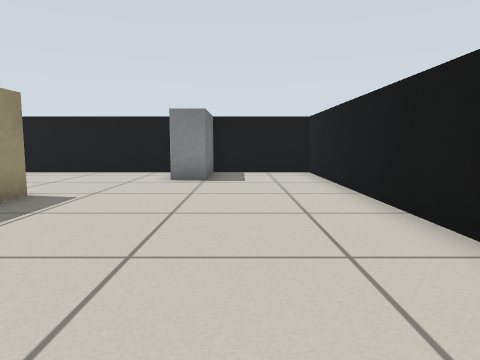
view 1 (above)

20 first-person views from a walk through a world built for the Gazebo simulator. The camera is 0.51 m above the floor, tilts 6° down and sees 70° across. The floor is counted in squares, 0.5 m on a side. Each view is taken from the middle of a square. On the plan, view 1 faces up. The plan holds only what a view shows up to about 13 squares ahead; the rest is blank. The robots in the file are not drawn. Gazebo's built-in surfaces are drawn with simple patterns. Surface patterns are stand-ins for the level's own textures.

view 2
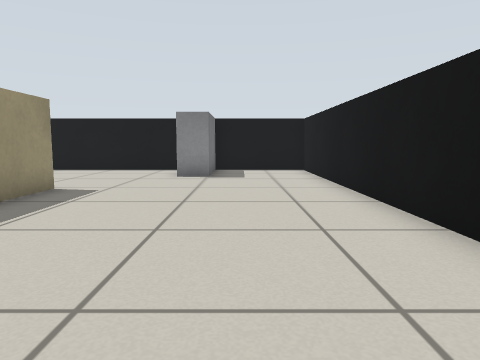

view 3
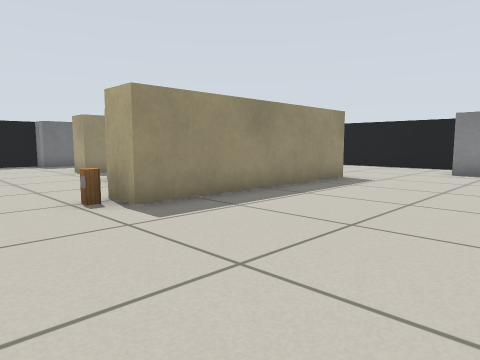

view 4
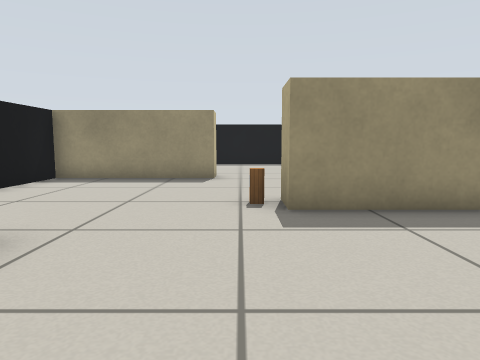

view 5
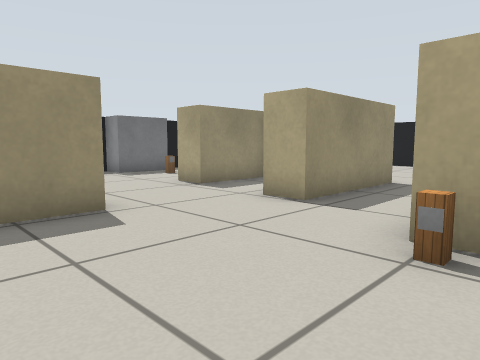

view 6
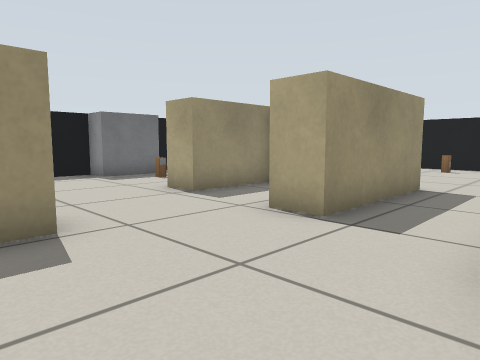

view 7
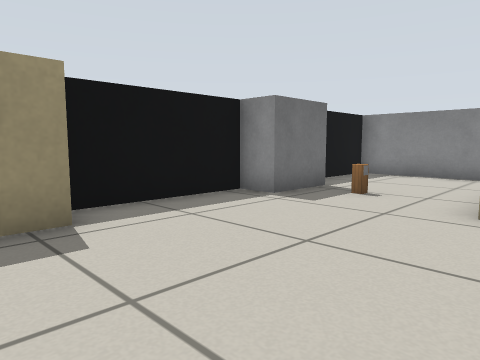

view 8
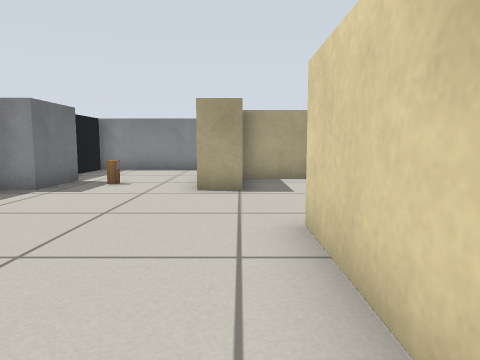

view 9
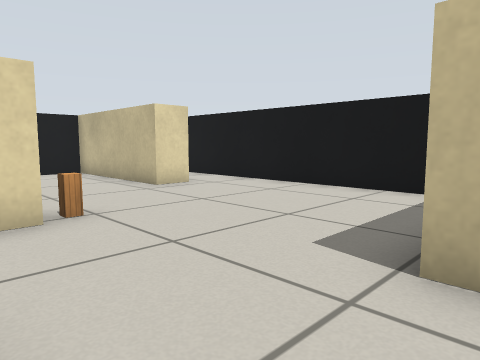

view 10
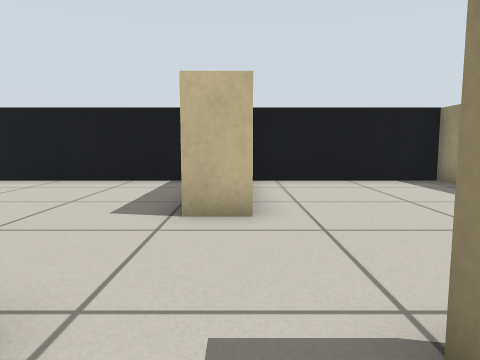

view 11
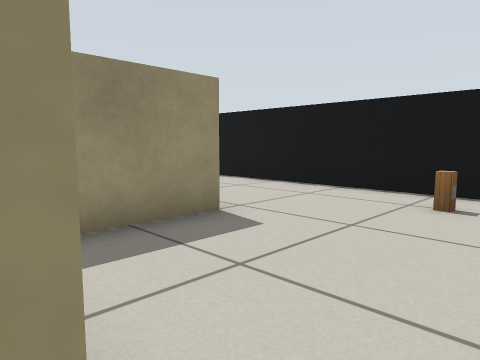

view 12
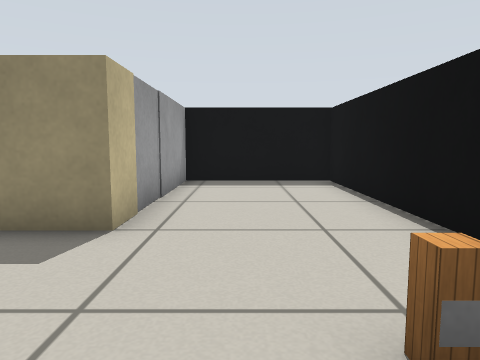

view 13
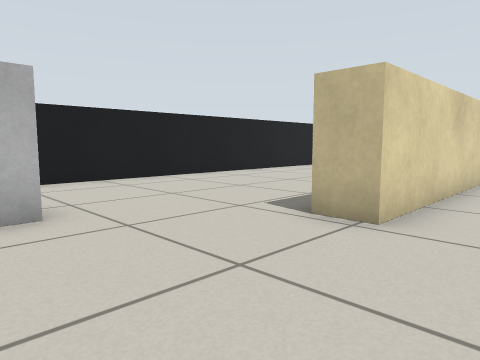

view 14
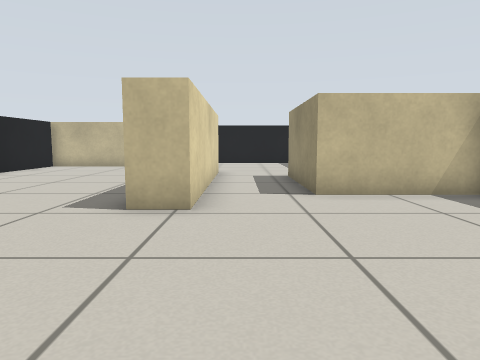

view 15
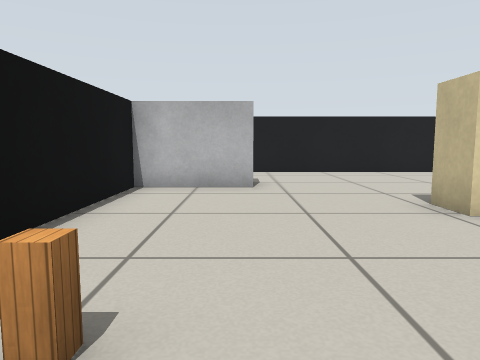

view 16
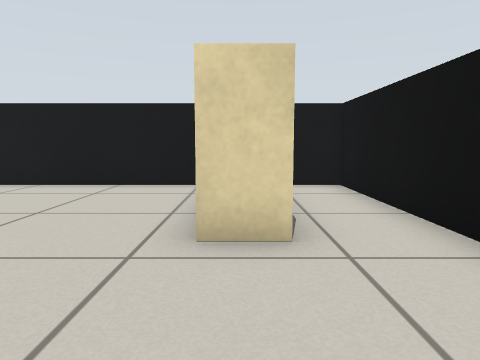

view 17
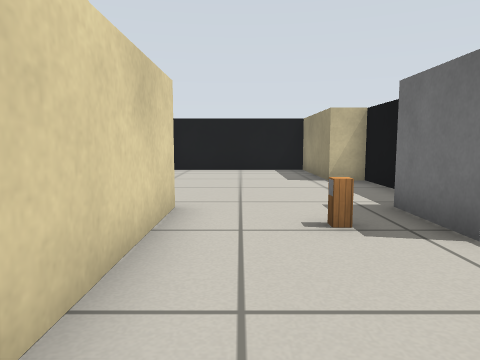

view 18
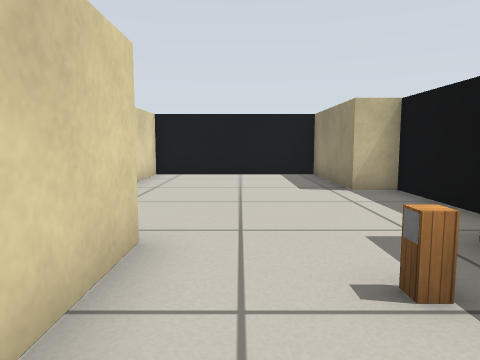

view 19
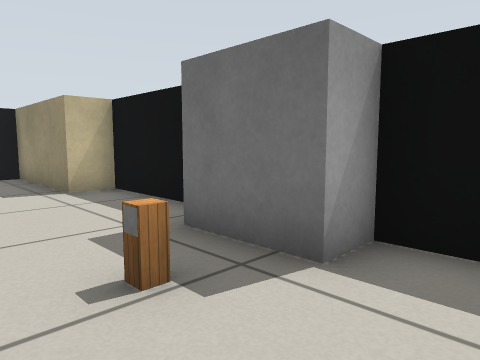

view 20
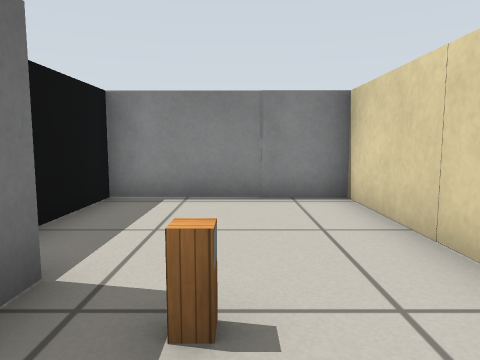

### Floor plan
Points are (right, up) in squares from view 1. A wall is a line through its corners. A room is listed if a view was taken in it or the views show most of it. See-through windows are left out.
Room 1 (views 1, 2, 3, 4, 5, 6, 7, 8, 9, 10, 11, 12, 13, 14, 15, 16, 17, 18, 19, 20)
walls: (-9, 4.2) (-10.9, 4.2) (-10.9, 1.5) (-11.9, 1.5) (-11.9, 7.5); (-5.2, -0.2) (-5.2, 6.7) (-4.2, 6.7) (-4.2, -0.2) (-5.2, -0.2); (-10.9, 5.2) (-7.5, 5.2) (-7.5, 1.2) (-8.6, 1.2); (-11.5, 8.5) (-10.9, 8.5) (-10.9, 6.4); (-2.5, -4.6) (-2.5, -3.6) (2.5, -3.6) (2.5, 12.5) (-16.5, 12.5) (-16.5, 3.5); (-16.5, 1.6) (-16.5, -2.5) (-15.5, -2.5) (-15.5, -6.5) (-10.2, -6.5) (-10.2, -1.8) (-9.2, -1.8) (-9.2, -6.5) (2.5, -6.5) (2.5, -5.2)
objects: grey box (-16, 2) to (-16, 3); grey box (-16, 8) to (-15, 8); pillar (-14, 3); grey box (-14, 8) to (-12, 8); pillar (-8, 11); pillar (-5, -1); grey box (-2, 10) to (-1, 12)

Where each view was taken, in squares from view 1:
view 1: 0 up, 0 right, facing up
view 2: 1 down, 0 right, facing up
view 3: 3 down, 1 right, facing up-left
view 4: 1 down, 1 right, facing left
view 5: 4 down, 4 left, facing up-left
view 6: 3 down, 5 left, facing up-left
view 7: 4 down, 11 left, facing up-left
view 8: 6 down, 11 left, facing up
view 9: 1 up, 10 left, facing down-right
view 10: 3 up, 10 left, facing down
view 11: 5 up, 7 left, facing up-left
view 12: 10 up, 7 left, facing left
view 13: 11 up, 7 left, facing down-right
view 14: 12 up, 6 left, facing down
view 15: 10 up, 10 left, facing right
view 16: 4 down, 6 left, facing right
view 17: 7 up, 13 left, facing down
view 18: 5 up, 13 left, facing down
view 19: 5 up, 13 left, facing down-left
view 20: 1 up, 14 left, facing up
